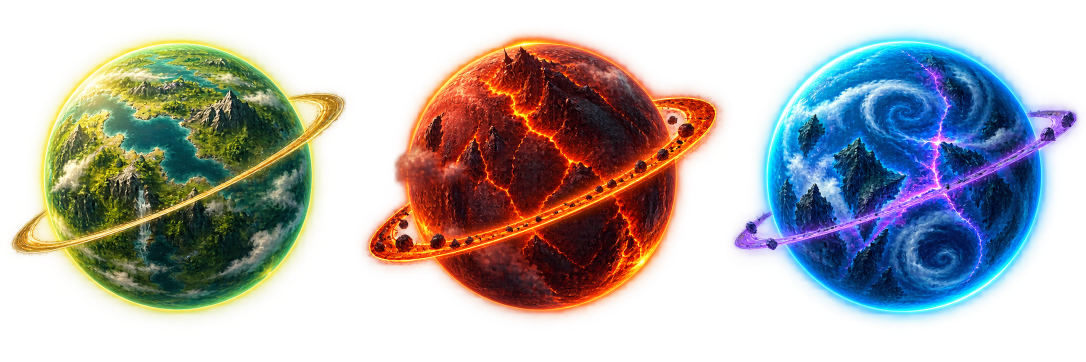
#> input picture art/source/menu-planets-raw.png, 2172 x 724 px (shown at 1/2 size)
$ python cut-menu-planets.py
#> lines starting #> are read from the running program, lines starting #| are printed output that depends on the picture
from pathlib import Path

from PIL import Image


ROOT = Path(__file__).resolve().parents[1]
SOURCE = ROOT / "art" / "source" / "menu-planets-raw.png"
OUT = ROOT / "public" / "assets" / "spritesheets" / "menu-planets.png"
PREVIEW = ROOT / "art" / "previews" / "menu-planets-preview.png"
FRAME = 384
COUNT = 3


def trim_to_content(image: Image.Image) -> Image.Image:
    alpha = image.split()[-1]
    bbox = alpha.getbbox()
    return image.crop(bbox) if bbox else image


def main() -> None:
    source = Image.open(SOURCE).convert("RGBA")
#> source is the input picture: PIL image 2172x724 RGBA; mean R, G, B, A 73.9, 69.2, 62.8, 125.2
    source_frame_width = source.width // COUNT
#> source_frame_width = 724
    sheet = Image.new("RGBA", (FRAME * COUNT, FRAME), (0, 0, 0, 0))
#> sheet: PIL image 1152x384 RGBA; every value is 0

    for index in range(COUNT):
        crop = source.crop((index * source_frame_width, 0, (index + 1) * source_frame_width, source.height))
        crop = trim_to_content(crop)
        crop.thumbnail((FRAME - 18, FRAME - 18), Image.Resampling.LANCZOS)
        x = index * FRAME + (FRAME - crop.width) // 2
        y = (FRAME - crop.height) // 2
        sheet.alpha_composite(crop, (x, y))
#> this loop made 3 passes
#> bbox in trim_to_content on passes 1 to 3: (0, 0, 724, 708), (0, 23, 724, 724), (0, 17, 724, 700)
#> pass 1, in trim_to_content, `alpha = image.split()[-1]`:
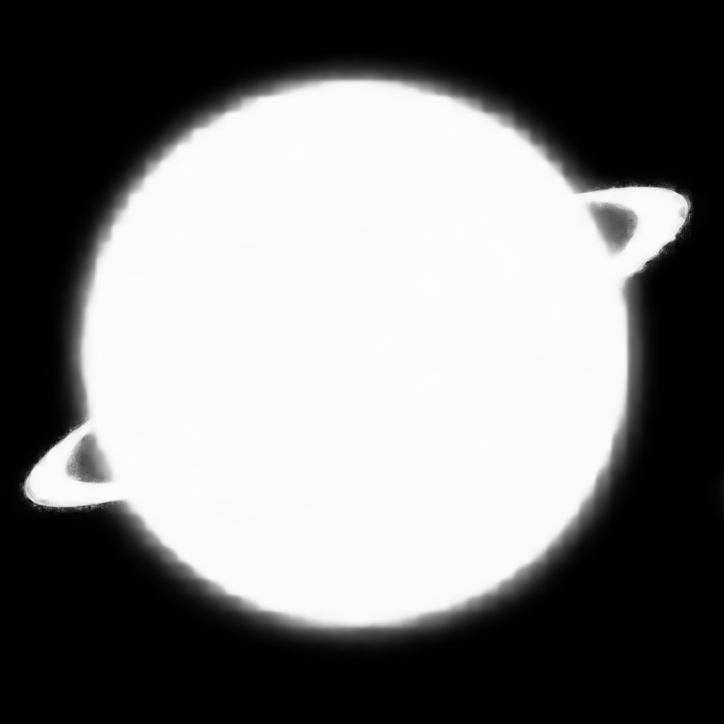
#> alpha: PIL image 724x724 L; min 0, max 253, mean 122
#> pass 1, in main, `crop = trim_to_content(crop)`:
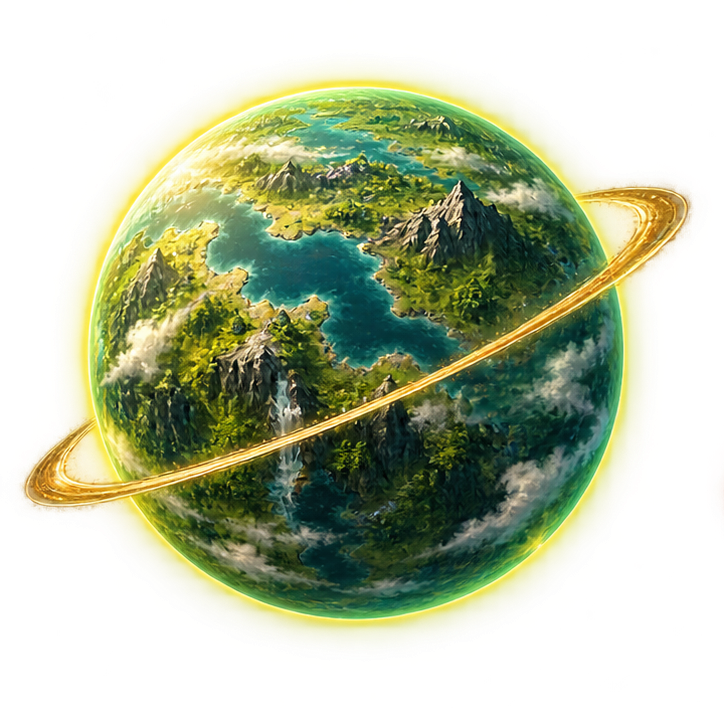
#> crop: PIL image 724x708 RGBA; mean R, G, B, A 84.9, 92, 49.9, 124.8; transparent parts drawn white
#> pass 2, in main, `crop = source.crop((index * source_frame_width, 0, (index + 1) * sourc..`:
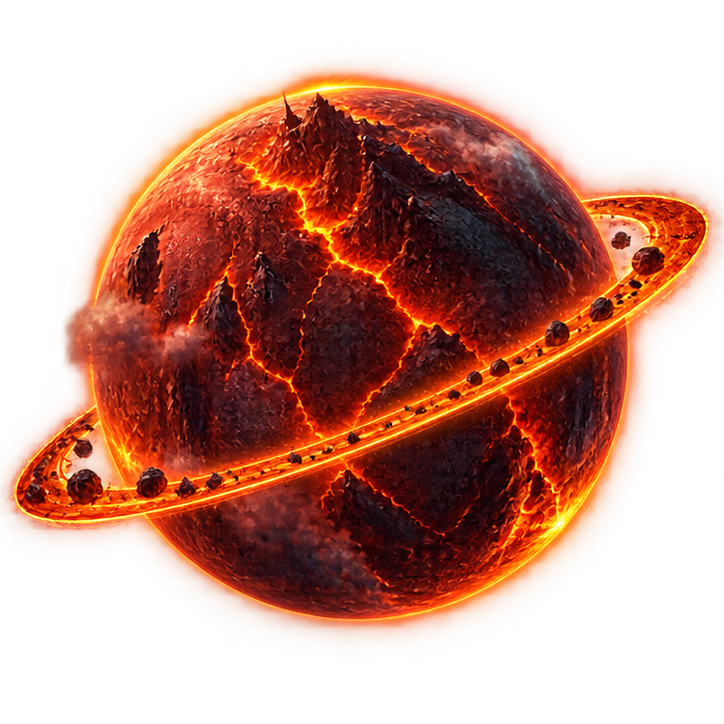
#> crop: PIL image 724x724 RGBA; mean R, G, B, A 97.9, 36.6, 18.2, 126; transparent parts drawn white
#> after the loop:
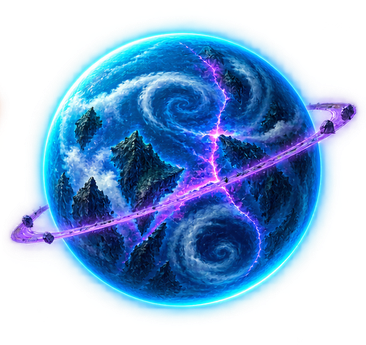
#> crop: PIL image 366x345 RGBA; mean R, G, B, A 43.2, 85.5, 128.4, 135.3; transparent parts drawn white
#> after the loop:
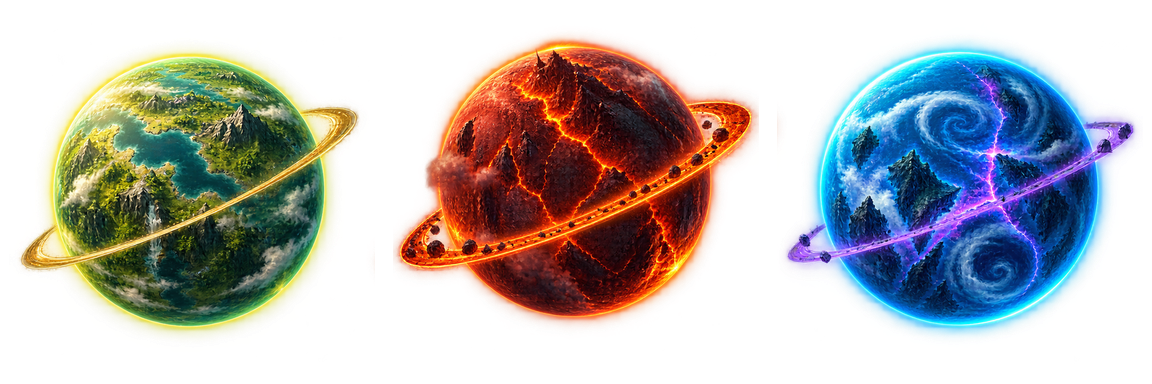
#> sheet: PIL image 1152x384 RGBA; mean R, G, B, A 66.9, 62.6, 56.9, 113.7; transparent parts drawn white

    OUT.parent.mkdir(parents=True, exist_ok=True)
    PREVIEW.parent.mkdir(parents=True, exist_ok=True)
    sheet.save(OUT)

    checker = Image.new("RGBA", sheet.size, (14, 18, 30, 255))
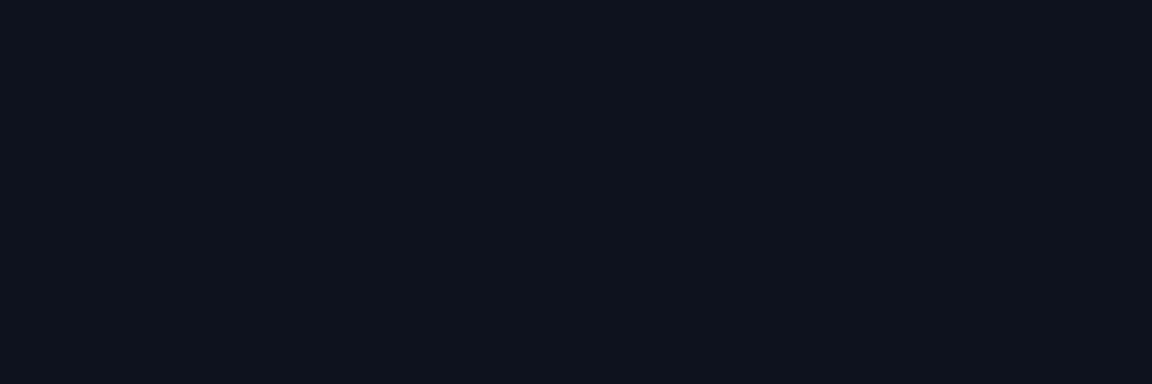
#> checker: PIL image 1152x384 RGBA; mean R, G, B, A 14, 18, 30, 255
    tile = 24
    for y in range(0, checker.height, tile):
        for x in range(0, checker.width, tile):
            if (x // tile + y // tile) % 2:
                checker.paste((25, 31, 48, 255), (x, y, x + tile, y + tile))
    checker.alpha_composite(sheet)
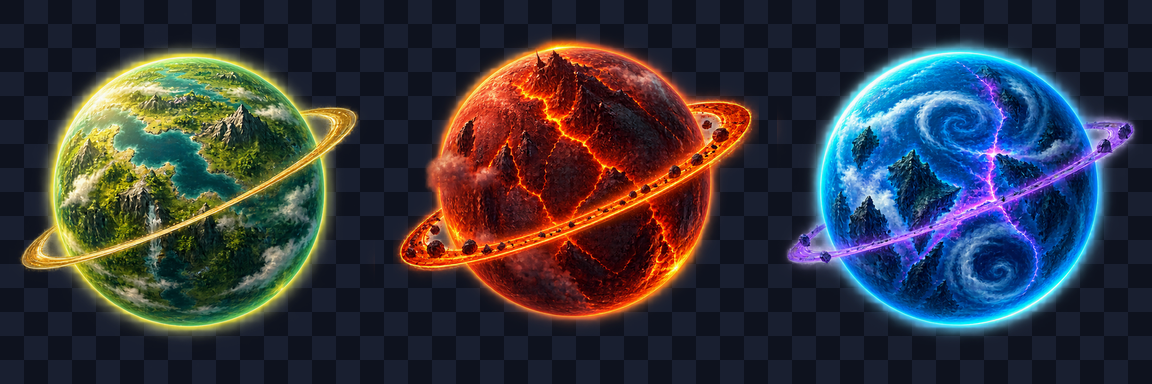
#> checker: PIL image 1152x384 RGBA; mean R, G, B, A 54.8, 55.4, 62.6, 255
    checker.save(PREVIEW)


if __name__ == "__main__":
    main()

$ run again, with art/source/environment-props-raw.png copied over art/source/menu-planets-raw.png
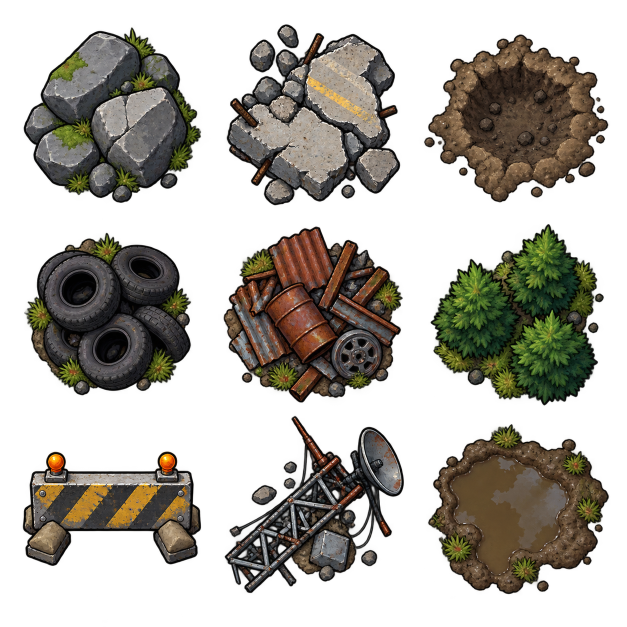
#> input picture art/source/environment-props-raw.png, 1254 x 1254 px (shown at 1/2 size)
#> in main, source is the input picture: PIL image 1254x1254 RGBA; mean R, G, B, A 37.2, 33.5, 25.6, 111.2
#> the loop in main, `for index in range(COUNT):` made 3 passes
#> bbox in trim_to_content on passes 1 to 3: (0, 29, 418, 1254), (0, 33, 418, 1206), (0, 43, 402, 1230)
#> pass 1, in trim_to_content, `alpha = image.split()[-1]`:
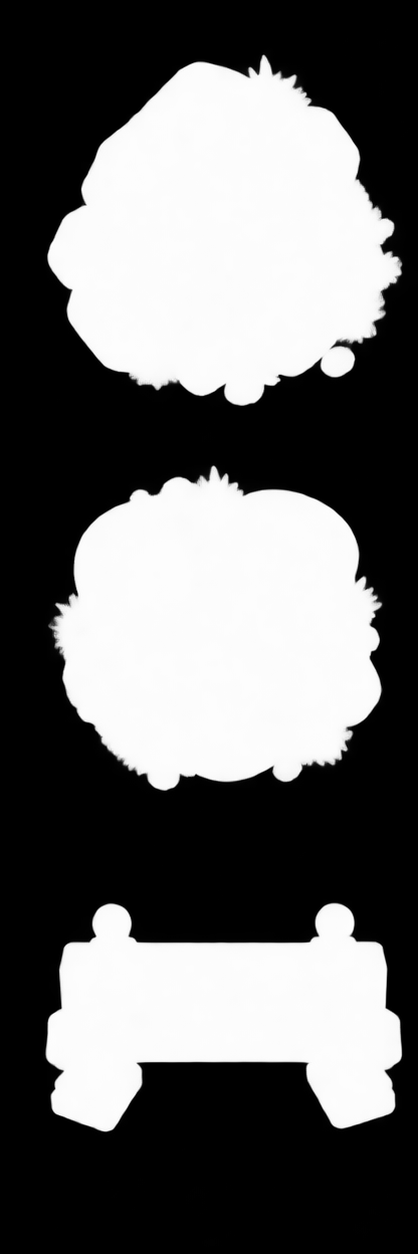
#> alpha: PIL image 418x1254 L; min 0, max 255, mean 104.4
#> in main, `checker.alpha_composite(sheet)`:
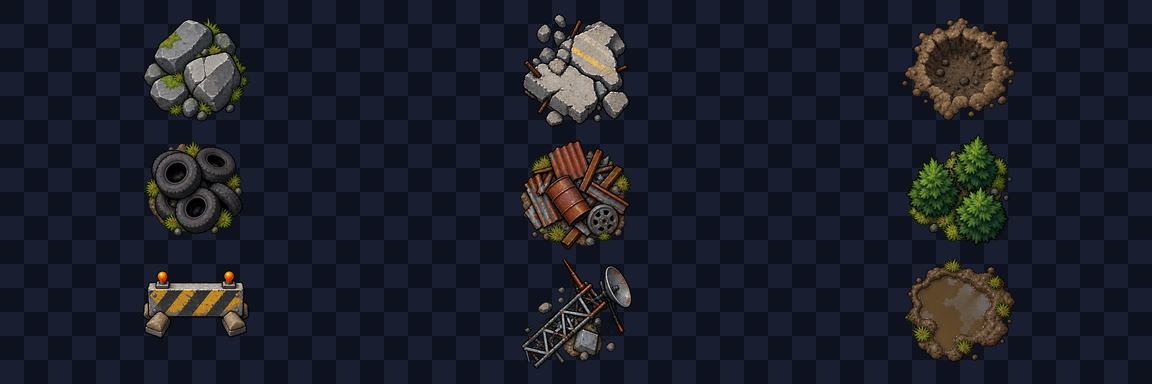
#> checker: PIL image 1152x384 RGBA; mean R, G, B, A 28.3, 31.4, 41.4, 255
